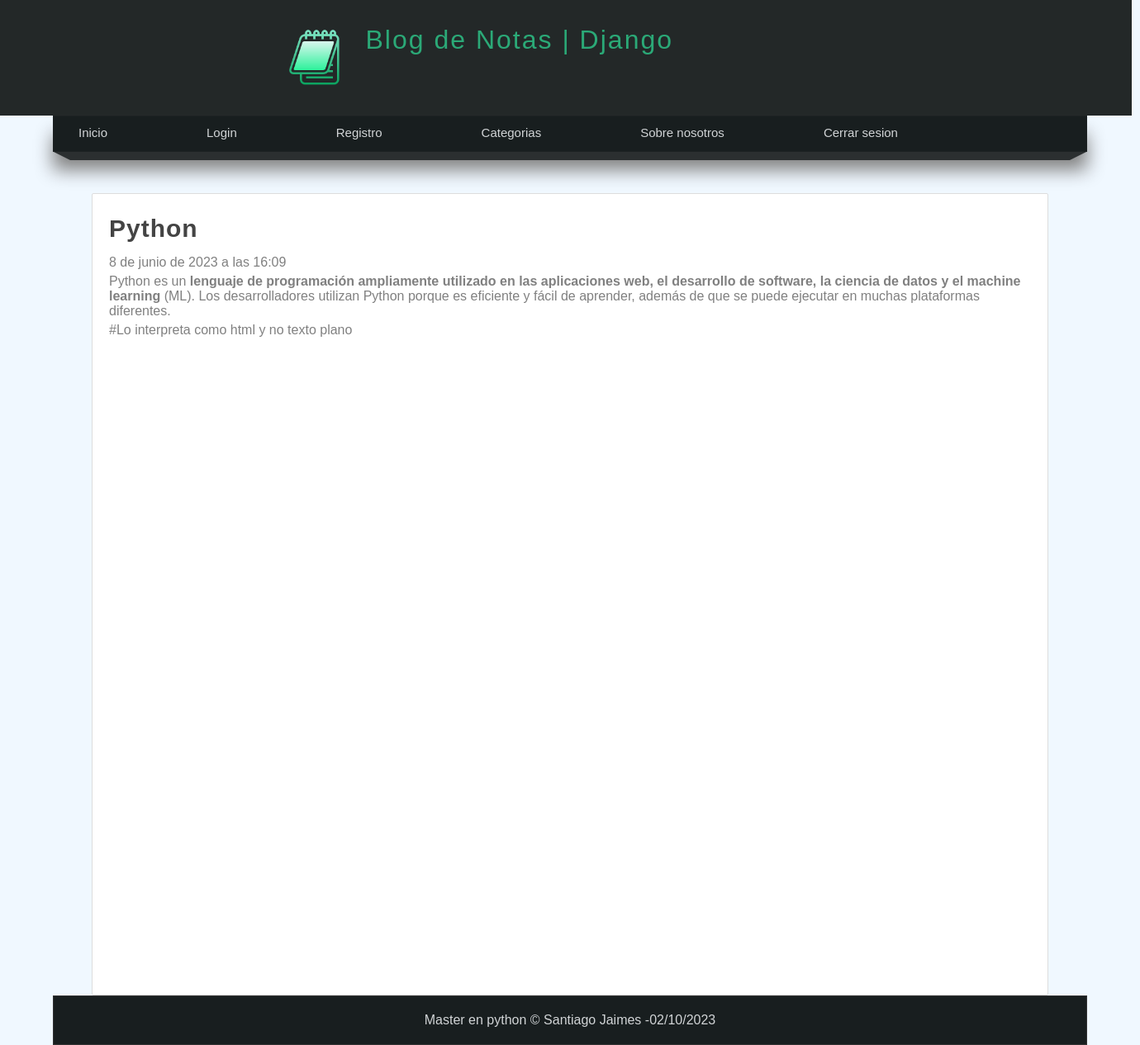
Page /articulo/1 (signed in) on the committed database.
### pages/models.py (models this page shows, shortened)
class Page(models.Model):
    title = models.CharField(max_length=200,verbose_name="Titulo")
    content=RichTextField(verbose_name="Contenido")
    slug=models.CharField(unique=True,max_length=200,verbose_name="URL Amigable")
    order=models.IntegerField(default=0,verbose_name="Orden")
    public=models.BooleanField(verbose_name="¿Publicado?")
    created_at=models.DateField(auto_now_add=True,verbose_name="Creado el :")
    update_at=models.DateField(auto_now=True,verbose_name="Actualizado el :")
    class Meta:
        verbose_name="Pagina"
        verbose_name_plural="Paginas"

### Blog/models.py (models this page shows, shortened)
class Article(models.Model):
    user= models.ForeignKey(User,verbose_name='Usuario',on_delete=models.CASCADE)
    '''
    El campo 'user' es una clave externa (ForeignKey) en el modelo actual.
    Representa una relación con el modelo 'User' proporcionado por Django, el cual
    representa a los usuarios registrados en el sistema.
    El parámetro 'verbose_name' se utiliza para dar un nombre descriptivo al campo
    en la interfaz de administración de Django, en este caso, se le asigna el nombre "Usuario".
    El parámetro 'on_delete' especifica qué hacer con los objetos relacionados cuando se elimine
    el objeto principal al que se refiere esta clave externa.
    En este caso, se utiliza 'models.CASCADE', lo que significa que cuando se elimina un objeto 'User'
    relacionado, también se eliminarán todos los objetos que tengan esta clave externa.
    '''
    categories=models.ManyToManyField(Category,verbose_name='Categorias',blank=True)
    '''
    El campo 'categories' es un campo de relación ManyToMany en el modelo actual.
    Representa una relación de muchos a muchos con el modelo 'Category'.
    El parámetro 'verbose_name' se utiliza para dar un nombre descriptivo al campo en la interfaz
    de administración de Django, en este caso, se le asigna el nombre "Categorias".
    El parámetro 'null=True' permite que este campo pueda ser nulo en la base de datos.
    El parámetro 'blank=True' indica que este campo puede estar en blanco, es decir, no es requerido.
    Estos dos parámetros 'null=True' y 'blank=True' juntos permiten que el campo sea opcional.
    '''
    title=models.CharField(max_length=150,verbose_name='Titulo')
    content= RichTextField(verbose_name='Contenido')
    image=models.ImageField(default='null',verbose_name="Imagen",upload_to="articles")
    public=models.BooleanField(verbose_name='¿Publicado?')
    created_at=models.DateTimeField(auto_now_add=True, verbose_name='Creado el')
    update_at=models.DateTimeField(auto_now=True, verbose_name='Actualizado el')
    class Meta:
        verbose_name='Articulo'
        verbose_name_plural='Articulos'

### Blog/views.py (the view)
# urls.py: path('articulo/<int:article_id>',views.article,name="article")
def article(request,article_id):
    article= get_object_or_404(Article,id=article_id)
    return render(request,'articles/detail.html',{
        'article':article
    })

### Blog/Processor.py (called while the page is built)
def get_categories(request):
    ids=Article.objects.filter(public=True).values_list('categories',flat=True)
    categories=Category.objects.filter(id__in=ids).values_list('id','name')
    return{
        'categories':categories,
        'ids':ids
    }

### pages/context_processor.py (called while the page is built)
def get_pages(request):
    pages=Page.objects.filter(public=True).order_by('order').values_list('id','title','slug')
    return{
        'pages':pages
    }

### Blog/templates/articles/detail.html (shortened to what this page needs)
{% extends 'layouts/layout.html' %}
{%block content%}
    <h1 class="title">{{article.title}}</h1>
    <spam class="date">{{article.created_at}}</spang>
    <p class="content">
        {{article.content|safe}}
        #Lo interpreta como html y no texto plano
    </p>
{%endblock%}

### MainApp/templates/layouts/layout.html (shortened to what this page needs)
{%load static%}
<!DOCTYPE html>
<html lang="es">
<head>
    <link rel="stylesheet"  href="{% static 'css/styles.css'%}">
</head>
<body>
    <header>
            <div id="logotipo">
                <img src="{% static 'css/images/logotipo.png' %}" />
                <h1> Blog de Notas  |  Django </h1>
            </div>
    </header>
    <nav>
        <ul>
            <li>
                <a href="{% url 'index'%}">Inicio</a>
            </li>
            <li>
                <a href="{% url 'login'%}">Login</a>
            </li>
            <li>
                <a href="{% url 'register'%}">Registro</a>
            </li>
            {% if user.email%}
                <li>
                    <a href="{% url 'articles'%}">Categorias</a>
                </li>
                {% for page in pages%}
                <li>
                    <a href="{%url 'page' page.2%}">{{page.1}}</a>
                </li>
                {% endfor %}
                <li>
                    <a href="{% url 'logout'%}">Cerrar sesion</a>
                </li>
            {% endif %}
        </ul>
    </nav>
    <div class="barra">
        <span class="esquina-izquierda"></span>
        <span class="relleno-barra"></span>
        <span class="esquina-derecha"></span>
    </div>
    <div id="content">
        <div class="box">
            {% block content %}{% endblock %}
        </div>
    </div>
<footer>
    Master en python &copy; Santiago Jaimes -{%now "d/m/Y"%}
</footer>
</body>
</html>

### MainApp/static/css/styles.css (style rules this page uses)
* { margin: 0px; padding: 0px; font-family: sans-serif,Arial, Helvetica; text-decoration: none; }
body { background-color: aliceblue; }
p { margin-top: 5px; margin-bottom: 5px; }
ul,ol { margin-left: 20px; margin-bottom: 10px; }
header { width: 1370px; height: 140px; background-color: #232828; margin: 0px; }
#logotipo { width: 50%; height: 140px; margin: 0 auto; padding-top: 10px; }
#logotipo img { display: block; width: 80px; float: left; margin-top: 20px; }
#logotipo h1 { display: block; float: left; margin-top: 20px; margin: 20px; letter-spacing: 2px; font-weight: lighter; color:#2ba977; }
nav { width: 1250px; height: 42px; margin: 0 auto; background-color:#181E1F ; border: 1px solid #3333; box-shadow: 0px 22px 22px gray; font-size: 15px; }
nav > ul { list-style: none; text-decoration: none; }
nav > ul > li { line-height: 40px; float: left; }
nav > ul > li > a { display: block; padding-left: 10px; padding-right: 110px; color: #d1d4d6; }
.barra { width: 1250px; margin: 0 auto; margin-bottom: 145px; margin:0 auto; }
.esquina-izquierda { display: block; border-left: 20px solid transparent; border-top: 10px solid #2B2F30; float: left; }
.esquina-derecha { display: block; border-right: 20px solid transparent; border-top: 10px solid #2B2F30; float: right; }
.relleno-barra { display: block; width: 1210px; height: 10px; background-color: #2B2F30; float: left; }
#content { width: 1240px; min-height: 930px; margin: 0 auto; margin-top: 30px; margin-top: 50px; }
.box { background: white; width: 90%; min-height: 930px; padding: 20px; border:1px solid #ddd; margin: 0 auto; border-radius: 2px; }
.title { color: #444; letter-spacing: 1px; font-size: 30px; margin-bottom: 10px; margin-top: 5px; }
.date { display: block; margin-top: 15px; margin-bottom: 15px; color: grey; }
.content { line-height: 25px; color: black; }
footer { width: 1250px; background-color: #181E1F; border: 1px solid #333; color:#d1d4d6 ; text-align: center; margin:0 auto; padding-top: 20px; padding-bottom: 20px; box-shadow: 0px opx 20px gray; }

### rows in the picture
Page: title "Sobre nosotros"
Article: title "Python", created_at "8 de junio de 2023 a las 16:09", content "Python es un lenguaje de programación ampliamente utilizado en las aplicaciones web, el desarrollo de software, la ciencia de datos y el machine learning (ML). Los desarrolladores utilizan Python porque es eficiente y fácil de aprender, además de que se puede ejecutar en muchas plataformas diferentes."
